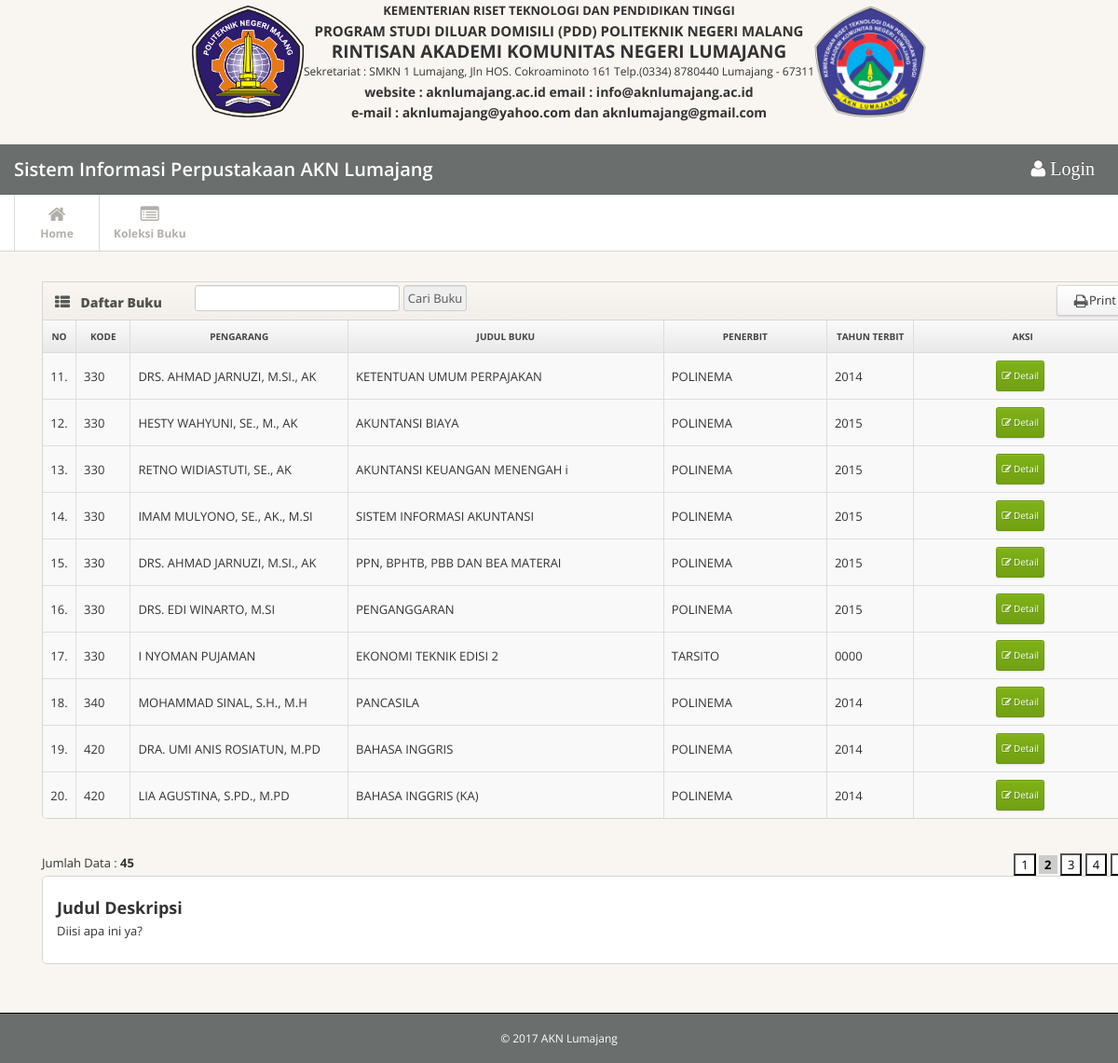
Screenshot of /?pages=daftar-buku-perpus&hal=2 with the database file from the repository.
### tables this page shows
CREATE TABLE `daftar_buku_perpus` (
  `id` int(10) NOT NULL,
  `kode` varchar(255) NOT NULL,
  `ins_pengarang` varchar(255) NOT NULL,
  `ins_judul` varchar(255) NOT NULL,
  `pengarang` varchar(255) NOT NULL,
  `judul_buku` varchar(255) NOT NULL,
  `penerbit` varchar(255) NOT NULL,
  `tahun_terbit` year(4) NOT NULL,
  `jumlah` int(10) NOT NULL,
  `riil` int(10) NOT NULL,
  `kurang` int(10) NOT NULL,
  `keterangan` varchar(255) NOT NULL,
  `cover_depan` varchar(200) NOT NULL,
  `cover_belakang` varchar(200) NOT NULL
);

### pages/daftar-buku-perpus.php (the view, shortened to what this page needs)
<?php
$no=1;
$batas = 10;
$hal = @$_GET['hal'];
if(empty($hal)) {
  $posisi = 0;
  $hal = 1;
} else {
  $posisi = ($hal-1) * $batas;
}
?>
<div class="row">
        <div class="span12">
        <form method="post" action="">
          <div class="widget widget-table action-table">
            <div class="widget-header"> <i class="icon-th-list"></i>
              <h3>Daftar Buku</h3>
              <input type="text" name="inputan_pencarian">
              <input type="submit" name="cari_buku" value="Cari Buku">
              <a style="float:right;margin-right:10px;margin-top:3px;font-size:13px;" href="javascript:void(0);" class="btn btn-small btn-default" onclick="window.open('pages/print_daftar_buku_perpus.php?ID=<?php echo $hasil['0']; ?>','nama_window_pop_up','size=800,height=800,scrollbars=yes,resizeable=no')"><i class="btn-icon-only/ icon-print"> </i>    Print</a>
            </div>
            <div class="widget-content">
              <table class="table table-striped table-bordered">
                <thead>
                  <tr>
                    <th style="text-align:center;"> No </th>
                    <th style="text-align:center;"> Kode </th>
                    <th style="text-align:center;"> Pengarang </th>
                    <th style="text-align:center;"> Judul Buku </th>
                    <th style="text-align:center;"> Penerbit </th>
                    <th style="text-align:center;"> Tahun Terbit </th>
                    <th style="text-align:center;"> Aksi </th>
                  </tr>
                </thead>
                <?php
                $inputan_pencarian = @$_POST['inputan_pencarian'];
                $cari_buku = @$_POST['cari_buku'];
                if ($cari_buku) {
                    if($inputan_pencarian != "") {
                        $no=1;
                        $query=mysql_query("SELECT * FROM daftar_buku_perpus WHERE judul_buku like '%$inputan_pencarian%' or pengarang like '%$inputan_pencarian%' or penerbit like '%$inputan_pencarian%'");
                    } else {
                    }
                } else {
                    $query=mysql_query("SELECT * FROM daftar_buku_perpus LIMIT $posisi,$batas");
                    $no = $posisi + 1;
                }
                while ($hasil=mysql_fetch_array($query)) {
                ?>
                <tbody>
                  <tr>
                    <td style="text-align:center;" width="3%"> <?php echo $no++; ?>. </td>
                    <td width="5%"> <?php echo $hasil['kode']; ?> </td>
                    <td width="20%"> <?php echo $hasil['pengarang']; ?> </td>
                    <td width="29%"> <?php echo $hasil['judul_buku']; ?> </td>
                    <td width="15%"> <?php echo $hasil['penerbit']; ?> </td>
                    <td width="8%"> <?php echo $hasil['tahun_terbit']; ?> </td>
                    <td class="td-actions">
                      <a href="?pages=detail-buku-perpus&id=<?php echo $hasil['id']; ?>" class="btn btn-small btn-success"><i class="btn-icon-only/ icon-edit"> </i>Detail</a>
                </tr>
                </tbody>
                <?php } ?>
              </table>
              </form>
            </div>
          </div>
          <div style="margin-top:10px; float:left;">
                <?php
                $jml = mysql_num_rows(mysql_query("SELECT * FROM daftar_buku_perpus"));
                echo "Jumlah Data : <b>".$jml."</b>";
                ?>
              </div>
              <div style="margin-top:10px; float:right;">
              <?php
              $jml_hal = ceil($jml / $batas);
              for ($i=1; $i<=$jml_hal; $i++) {
                if ($i != $hal) {
                  echo "<a href='?pages=daftar-buku-perpus&hal=$i'>&nbsp<button style='background-color:#fff; border:1px solid #666 color:#666;'>$i</button></a>";
                } else {
                  echo "&nbsp<button style='background-color:#ccc; border:1px; solid #000;'><b>$i</b></button>";
                }
              }
              ?>
              </div>
        </div>
      </div>

### css/style.css (style rules this page uses)
body { background: #f9f6f1; font: 13px/1.7em 'Open Sans'; }
input, button, select, textarea { font-family: 'Open Sans'; }
.table td { vertical-align: middle; }
.table-bordered th { background: #E9E9E9; background:-moz-linear-gradient(top, #FAFAFA 0%, #E9E9E9 100%); background:-webkit-gradient(linear, left top, left bottom, color-stop(0%,#FAFAFA), color-stop(100%,#E9E9E9)); background:-webkit-linear-gradient(top, #FAFAFA 0%,#E9E9E9 100%); background:-o-linear-gradient(top, #FAFAFA 0%,#E9E9E9 100%); background:-ms-linear-gradient(top, #FAFAFA 0%,#E9E9E9 100%); background:linear-gradient(top, #FAFAFA 0%,#E9E9E9 100%); filter: progid:DXImageTransform.Microsoft.gradient(startColorstr='#FAFAFA', endColorstr='#E9E9E9'); -ms-filter: "progid:DXImageTransform.Microsoft.gradient(startColorstr='#FAFAFA', endColorstr='#E9E9E9')"; font-size: 10px; color: #444; text-transform: uppercase; }
.widget { position: relative; clear: both; width: auto; margin-bottom: 2em; overflow: hidden; }
.widget-header { position: relative; height: 40px; line-height: 40px; background: #f9f6f1; background:-moz-linear-gradient(top, #f9f6f1 0%, #f2efea 100%); background:-webkit-gradient(linear, left top, left bottom, color-stop(0%,#f9f6f1), color-stop(100%,#f2efea)); background:-webkit-linear-gradient(top, #f9f6f1 0%,#f2efea 100%); background:-o-linear-gradient(top, #f9f6f1 0%,#f2efea 100%); background:-ms-linear-gradient(top, #f9f6f1 0%,#f2efea 100%); background:linear-gradient(top, #f9f6f1 0%,#f2efea 100%); filter: progid:DXImageTransform.Microsoft.gradient(startColorstr='#f9f6f1', endColorstr='#f2efea'); -ms-filter: "progid:DXImageTransform.Microsoft.gradient(startColorstr='#f9f6f1', endColorstr='#f2efea')"; border: 1px solid #d6d6d6; -webkit-background-clip: padding-box; }
.widget-header h3 { position: relative; top: 2px; left: 10px; display: inline-block; margin-right: 3em; font-size: 14px; font-weight: 800; color: #525252; line-height: 18px; text-shadow: 1px 1px 2px rgba(255,255,255,.5); }
.widget-header [class^="icon-"], .widget-header [class*=" icon-"] { display: inline-block; margin-left: 13px; margin-right: -2px; font-size: 16px; color: #555; vertical-align: middle; }
.widget-content { padding: 20px 15px 15px; background: #FFF; border: 1px solid #D5D5D5; -moz-border-radius: 5px; -webkit-border-radius: 5px; border-radius: 5px; }
.widget-header+.widget-content { border-top: none; -webkit-border-top-left-radius: 0; -webkit-border-top-right-radius: 0; -moz-border-radius-topleft: 0; -moz-border-radius-topright: 0; border-top-left-radius: 0; border-top-right-radius: 0; }
.widget-content:before, .widget-content:after { content:""; display:table; }
.widget-content:after { clear:both; }
.widget-content { zoom:1; }
.widget-table .widget-content { padding: 0; }
.widget-table .table { margin-bottom: 0; border: none; }
.widget-table .table tr td:first-child { border-left: none; }
.widget-table .table tr th:first-child { border-left: none; }

### css/pages/dashboard.css (style rules this page uses)
.action-table .btn-small { padding: 4px 5px 5px; font-size: 10px; }
.action-table .td-actions { width: 80px; text-align: center; }
.action-table .td-actions .btn { margin-right: .5em; }
.action-table .td-actions .btn:last-child { margin-rigth: 0; }

### rows the page displays
daftar_buku_perpus: kode "330", pengarang "DRS. AHMAD JARNUZI, M.SI., AK", judul_buku "KETENTUAN UMUM PERPAJAKAN", penerbit "POLINEMA", tahun_terbit "2014"
daftar_buku_perpus: kode "330", pengarang "HESTY WAHYUNI, SE., M., AK", judul_buku "AKUNTANSI BIAYA", penerbit "POLINEMA", tahun_terbit "2015"
daftar_buku_perpus: kode "330", pengarang "RETNO WIDIASTUTI, SE., AK", judul_buku "AKUNTANSI KEUANGAN MENENGAH i", penerbit "POLINEMA", tahun_terbit "2015"
daftar_buku_perpus: kode "330", pengarang "IMAM MULYONO, SE., AK., M.SI", judul_buku "SISTEM INFORMASI AKUNTANSI", penerbit "POLINEMA", tahun_terbit "2015"
daftar_buku_perpus: kode "330", pengarang "DRS. AHMAD JARNUZI, M.SI., AK", judul_buku "PPN, BPHTB, PBB DAN BEA MATERAI", penerbit "POLINEMA", tahun_terbit "2015"
daftar_buku_perpus: kode "330", pengarang "DRS. EDI WINARTO, M.SI", judul_buku "PENGANGGARAN", penerbit "POLINEMA", tahun_terbit "2015"
daftar_buku_perpus: kode "330", pengarang "I NYOMAN PUJAMAN", judul_buku "EKONOMI TEKNIK EDISI 2", penerbit "TARSITO", tahun_terbit "0000"
daftar_buku_perpus: kode "340", pengarang "MOHAMMAD SINAL, S.H., M.H", judul_buku "PANCASILA", penerbit "POLINEMA", tahun_terbit "2014"
daftar_buku_perpus: kode "420", pengarang "DRA. UMI ANIS ROSIATUN, M.PD", judul_buku "BAHASA INGGRIS", penerbit "POLINEMA", tahun_terbit "2014"
daftar_buku_perpus: kode "420", pengarang "LIA AGUSTINA, S.PD., M.PD", judul_buku "BAHASA INGGRIS (KA)", penerbit "POLINEMA", tahun_terbit "2014"

### other values shown
$jml "45"
